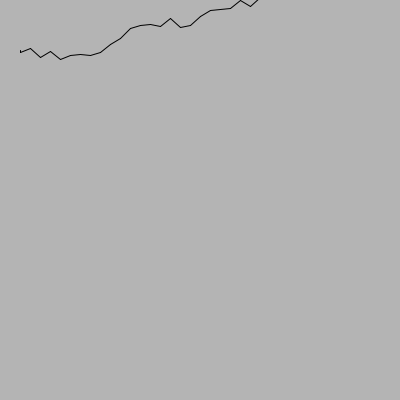
Frame 1 (no input)
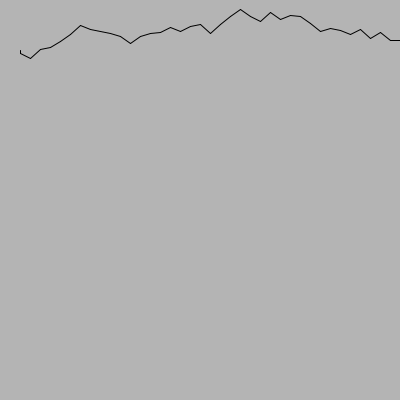
Frame 2 (the mouse pressed at the canvas centre, redrawn once)

The Processing sketch that drew these frames (run headless with seeded random() and noise(); the mouse was pressed at the canvas centre and the sketch redrawn once):

// Processing sketch: generativeart_01
// ── generativeart_01.pde
void setup () {
  size(400, 400);
  background(180);
  noLoop();
}

void draw() {
  background(180);
  float stepx = 10;
  float stepy = 10;
  float lastx = 20;
  float lasty = 50;
  float y = 50;
  for (int x = 20; x <= 480; x += stepx) {
    stepy = random(20) - 10; // -10 ~ 10の範囲
    y += stepy;
    line(x, y, lastx, lasty);
    lastx = x;
    lasty = y;
  }
}

void keyPressed() {
  redraw();
}
